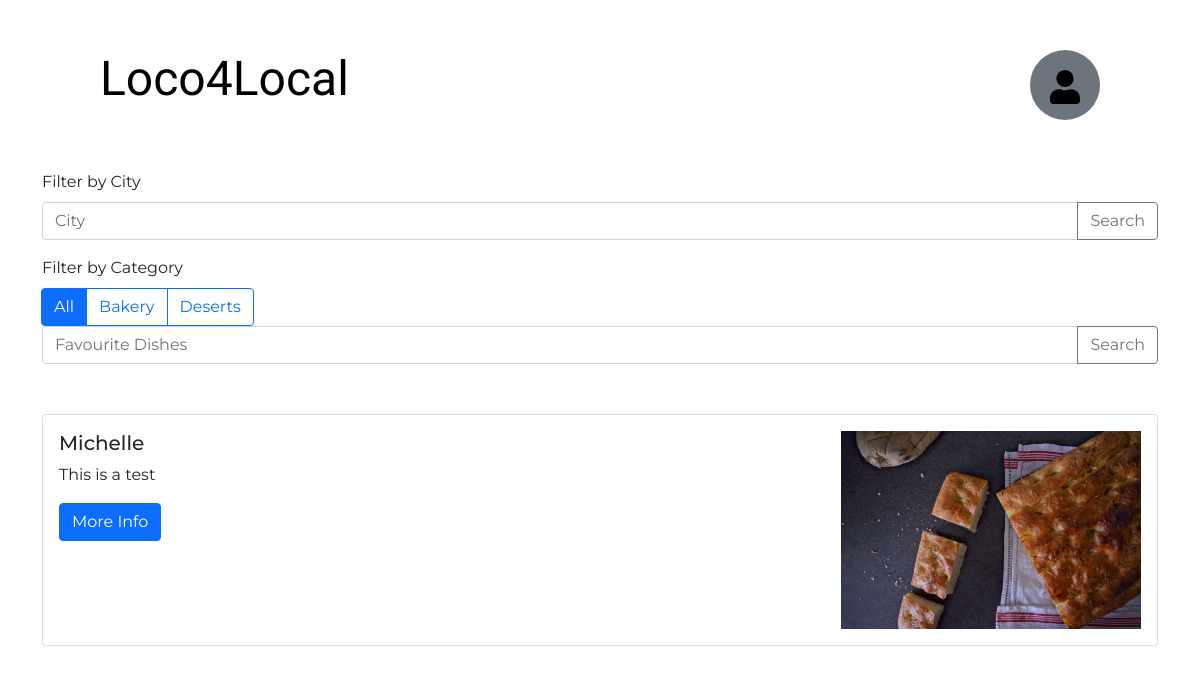
/home/, run on the app's committed database.
### home/models.py (models this page shows, shortened)
class VendorPost(models.Model):
    business_name = models.CharField(max_length= 100, default = ' ')
    owner_name = models.CharField(max_length = 100, default = ' ')
    business_address = models.CharField(max_length = 100, default = 'PLEASE CONTACT')
    phone_number = models.CharField(max_length = 100, default = ' ')
    email = models.CharField(max_length = 100, default = ' ')
    description = models.CharField(max_length = 350, default = ' ')
    pub_date = models.DateTimeField('date published')
    business_category1 = forms.CharField(label='business category', widget=forms.Select(choices=CATEGORIES))
    photo = models.ImageField(null = True, blank = True)

### home/views.py (the view)
# urls.py: path('', views.index, name='index'),
def index(request):
    businesses = VendorPost.objects.all
    context = {'businesses': businesses}
    return render(request, 'home.html', context)

### home/templates/home.html (shortened to what this page needs)
{% extends 'base_search.html' %}
{% load static %}
{% block filter_by_city %}
<div class="container" id="location-filter-container">
  <label for="basic-url" class="form-label filter-label">Filter by City</label>
  <div class="input-group mb-3">
    <input type="text" class="form-control" id="basic-url" aria-describedby="basic-addon3" placeholder="City">
    <button class="btn btn-outline-secondary" type="button" id="button-addon2">Search</button>
  </div>
</div>
{% endblock %}
{% block content %}
<link rel="stylesheet" type="text/css" href="{% static 'home/home.css' %}">
<div>
  <div class="container">
    {% for business in businesses %}
    <div class="card">
      <div class="card-body">
        <div class="row">
          <div class="col-sm card-col1">
            <h5 class="card-title">{{ business.business_name }}</h5>
            <p class="card-text">{{ business.description }}</p>
            <a href="{% url 'vendor_info' business.id %}" class="btn btn-primary">More Info</a>
          </div>
          <div class="col-sm card-col2">
            <div>
              <img class="card-thumbnail" src="{{ business.photo.url }}">
            </div>
          </div>
        </div>
      </div>
    </div>
    {% endfor %}
  </div>
</div>
{% endblock %}

### static/home/home.css (style rules this page uses)
.card-thumbnail { max-height: 200px; max-width: 300px; }
.card-col2 { display: flex; justify-content: flex-end; }
.card { margin-top: 50px; margin-bottom: 50px; }

### home/templates/base.html (style rules this page uses)
body { font-family: 'Montserrat', serif; }

### data on the page
VendorPost: business_name "Michelle", description "This is a test", photo (picture)
